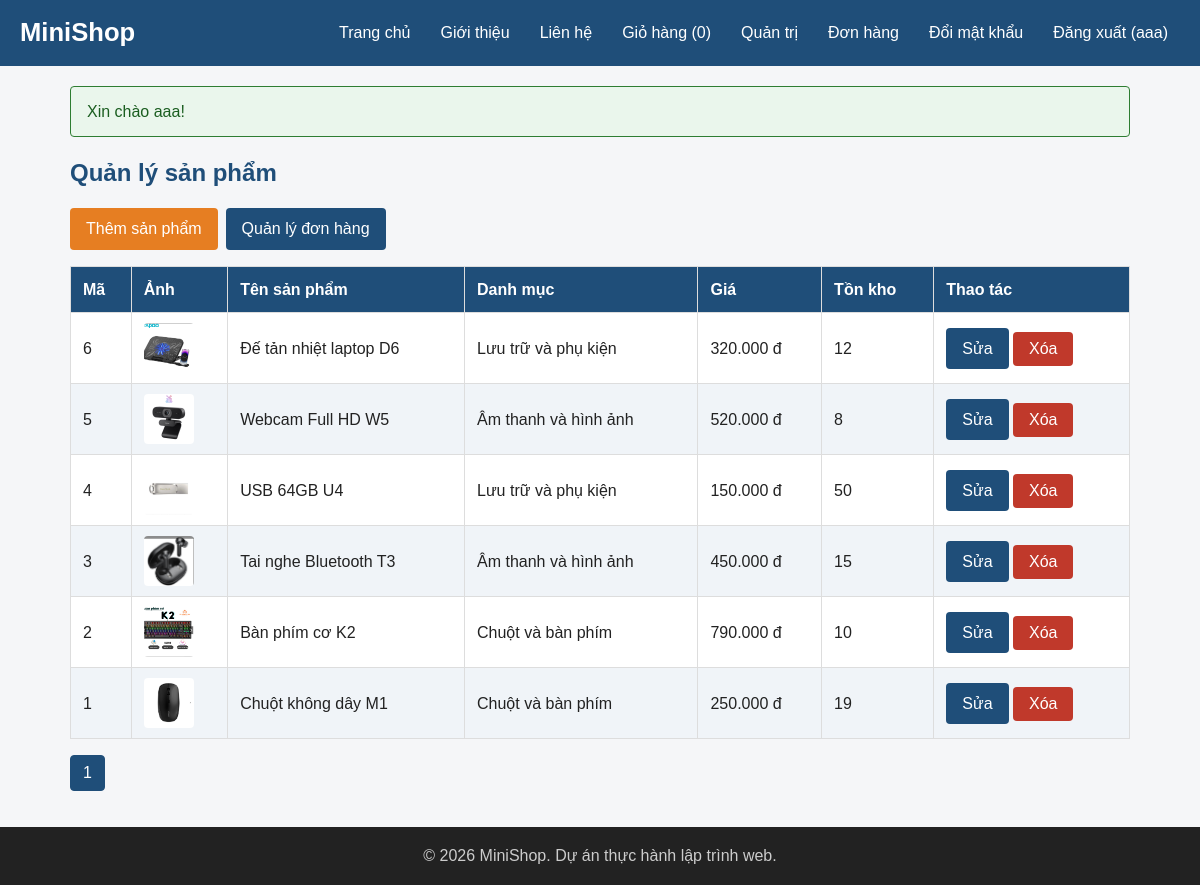
/admin/products.php (signed in), run on the app's committed database.
### tables this page shows
CREATE TABLE `products` (
  `id` int(10) UNSIGNED NOT NULL,
  `category_id` int(10) UNSIGNED NOT NULL,
  `name` varchar(200) NOT NULL,
  `price` int(10) UNSIGNED NOT NULL,
  `description` text DEFAULT NULL,
  `image` varchar(255) NOT NULL DEFAULT 'images/sp01.jpg',
  `stock` int(10) UNSIGNED NOT NULL DEFAULT 0,
  `created_at` datetime NOT NULL DEFAULT current_timestamp()
);

CREATE TABLE `categories` (
  `id` int(10) UNSIGNED NOT NULL,
  `name` varchar(100) NOT NULL
);

### includes/functions.php (called while the page is built, shortened)
<?php
function e($value)
{
    return htmlspecialchars((string) $value, ENT_QUOTES, 'UTF-8');
}
function format_price($amount)
{
    return number_format((int) $amount, 0, ',', '.') . ' đ';
}
function url($path = '')
{
    return BASE_URL . ltrim($path, '/');
}

### admin/products.php (the view, shortened to what this page needs)
<?php
require __DIR__ . '/../includes/init.php';
$perPage = 10;
$totalProducts = (int) $pdo->query('SELECT COUNT(*) FROM products')->fetchColumn();
$totalPages = max(1, (int) ceil($totalProducts / $perPage));
$page = min(max(1, (int) ($_GET['page'] ?? 1)), $totalPages);
$stmt = $pdo->prepare(
    'SELECT p.id, p.name, p.price, p.stock, p.image, c.name AS category_name
    FROM products p
    JOIN categories c ON c.id = p.category_id
    ORDER BY p.id DESC
    LIMIT ? OFFSET ?'
);
$stmt->bindValue(1, $perPage, PDO::PARAM_INT);
$stmt->bindValue(2, ($page - 1) * $perPage, PDO::PARAM_INT);
$stmt->execute();
$products = $stmt->fetchAll();
require __DIR__ . '/../includes/header.php';
?>
<h2>Quản lý sản phẩm</h2>
<p class="cart-actions">
    <a href="<?= url('admin/product-form.php') ?>" class="btn btn-accent">Thêm sản phẩm</a>
    <a href="<?= url('admin/orders.php') ?>" class="btn">Quản lý đơn hàng</a>
</p>
<table>
    <thead>
        <tr>
            <th>Mã</th>
            <th>Ảnh</th>
            <th>Tên sản phẩm</th>
            <th>Danh mục</th>
            <th>Giá</th>
            <th>Tồn kho</th>
            <th>Thao tác</th>
        </tr>
    </thead>
    <tbody>
        <?php foreach ($products as $product): ?>
            <tr>
                <td><?= $product['id'] ?></td>
                <td><img src="<?= url($product['image']) ?>" alt="" class="thumb"></td>
                <td><?= e($product['name']) ?></td>
                <td><?= e($product['category_name']) ?></td>
                <td><?= format_price($product['price']) ?></td>
                <td><?= $product['stock'] ?></td>
                <td>
                    <a href="<?= url('admin/product-form.php?id=' . $product['id']) ?>" class="btn">Sửa</a>
                    <form action="<?= url('admin/product-delete.php') ?>" method="post" class="inline-form"
                          onsubmit="return confirm('Xóa sản phẩm này?');">
                        <button type="submit" class="btn btn-danger">Xóa</button>
                    </form>
                </td>
            </tr>
        <?php endforeach; ?>
    </tbody>
</table>
<p class="pagination">
    <?php for ($i = 1; $i <= $totalPages; $i++): ?>
        <a href="<?= url('admin/products.php?page=' . $i) ?>"
           class="<?= $i === $page ? 'active' : '' ?>"><?= $i ?></a>
    <?php endfor; ?>
</p>
<?php require __DIR__ . '/../includes/footer.php'; ?>

### css/style.css (style rules this page uses)
:root { --primary: #1f4e79; --primary-dark: #163a5a; --accent: #e67e22; --accent-dark: #cf6d17; --text: #222222; --muted: #666666; --border: #dddddd; --bg: #f5f6f8; --white: #ffffff; --danger: #c0392b; }
* { box-sizing: border-box; }
body { margin: 0; font-family: Arial, Helvetica, sans-serif; font-size: 16px; line-height: 1.6; color: var(--text); background-color: var(--bg); }
h1, h2, h3 { line-height: 1.3; }
h2 { color: var(--primary); }
a { color: var(--primary); text-decoration: none; }
img { max-width: 100%; height: auto; }
.btn { display: inline-block; padding: 8px 16px; border: none; border-radius: 4px; background-color: var(--primary); color: var(--white); font-size: 1rem; font-family: inherit; cursor: pointer; }
.btn-accent { background-color: var(--accent); }
body { display: flex; flex-direction: column; min-height: 100vh; }
table { width: 100%; border-collapse: collapse; background-color: var(--white); }
th, td { padding: 10px 12px; border: 1px solid var(--border); text-align: left; }
th { background-color: var(--primary); color: var(--white); }
tbody tr:nth-child(even) { background-color: #f0f4f8; }
.inline-form { display: inline; }
.btn-danger { background-color: var(--danger); }
.cart-actions { display: flex; flex-wrap: wrap; align-items: center; gap: 8px; margin: 16px 0; }
.thumb { width: 50px; height: 50px; object-fit: cover; border-radius: 4px; vertical-align: middle; }
.pagination { display: flex; gap: 6px; }
.pagination a { padding: 4px 12px; border: 1px solid var(--border); border-radius: 4px; background-color: var(--white); }
.pagination a.active { border-color: var(--primary); background-color: var(--primary); color: var(--white); }

### data on the page
products: id "6", image (picture), name "Đế tản nhiệt laptop D6", category.name "Lưu trữ và phụ kiện", price "320.000 đ", stock "12"
products: id "5", image (picture), name "Webcam Full HD W5", category.name "Âm thanh và hình ảnh", price "520.000 đ", stock "8"
products: id "4", image (picture), name "USB 64GB U4", category.name "Lưu trữ và phụ kiện", price "150.000 đ", stock "50"
products: id "3", image (picture), name "Tai nghe Bluetooth T3", category.name "Âm thanh và hình ảnh", price "450.000 đ", stock "15"
products: id "2", image (picture), name "Bàn phím cơ K2", category.name "Chuột và bàn phím", price "790.000 đ", stock "10"
products: id "1", image (picture), name "Chuột không dây M1", category.name "Chuột và bàn phím", price "250.000 đ", stock "19"

### other printed values
APP_NAME "MiniShop"
cart_count() "0"
current_user()['fullname'] "aaa"
$flash['message'] "Xin chào aaa!"
